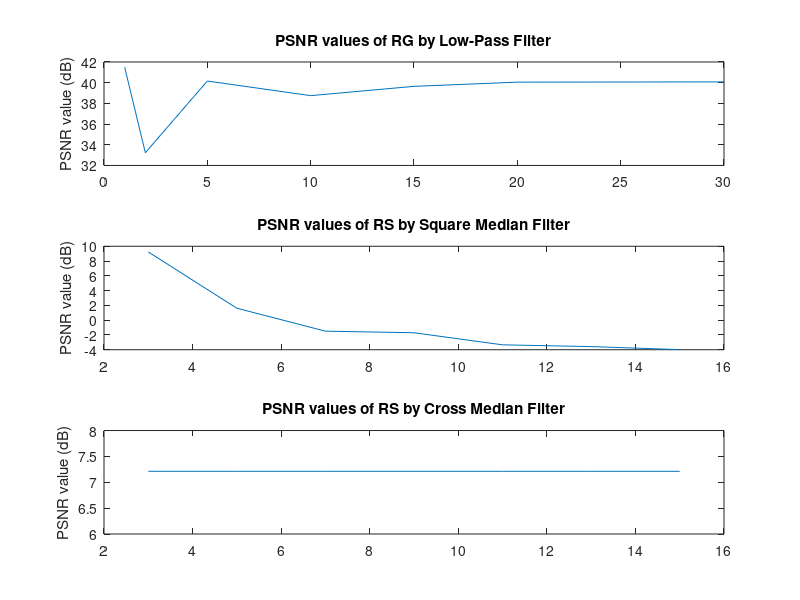

The MATLAB script that drew this image:
function plotPSNR

ax1 = subplot(3, 1, 1); % Low-Pass Filter
x1 = [1, 2, 5, 10, 15, 20, 30];
y1 = [41.4883, 33.2315, 40.1584, 38.7482, 39.6454, 40.0507, 40.0775];
plot(ax1, x1, y1)
title(ax1,'PSNR values of RG by Low-Pass Filter')
ylabel(ax1, 'PSNR value (dB)')

ax2 = subplot(3, 1, 2);
x2 = [3, 5, 7, 9, 11, 13, 15];
y2 = [9.2300, 1.6150, -1.4873, -1.7027, -3.3377, -3.5759, -3.9865];
plot(ax2, x2, y2);
title(ax2, 'PSNR values of RS by Square Median Filter')
ylabel(ax2, 'PSNR value (dB)')

ax3 = subplot(3, 1, 3);
x3 = [3, 5, 7, 9, 11, 13, 15];
y3 = [7.2121, 7.2121, 7.2121, 7.2121, 7.2121, 7.2121, 7.2121];
plot(ax3, x3, y3);
title(ax3, 'PSNR values of RS by Cross Median Filter')
ylabel(ax3, 'PSNR value (dB)')
end